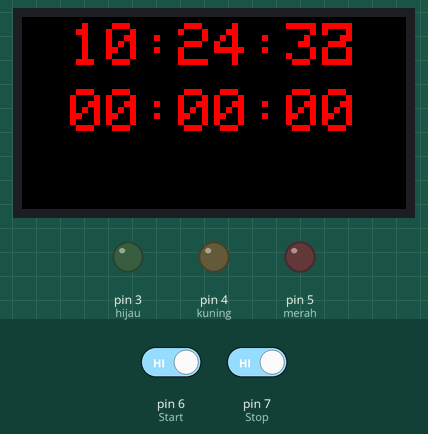
Simulated run of this sketch. Board: Arduino Mega 2560, built with avr-gcc and run on an emulated ATmega2560. On the bench: 64×32 colour display, output pins drawn as LEDs (lit = HIGH). The inputs (shaded band) are chosen by the test bench; at power-on: pin 6 (Start) HIGH, pin 7 (Stop) HIGH. The local clock reads 2024-03-15 10:24:30 at power-on unless the sketch sets it; what the sketch prints to the serial monitor is not drawn.

Above: at 3.2 s.
3.3 s: pin 6 (Start) driven LOW and pin 7 (Stop) driven LOW
At 5.3 s:
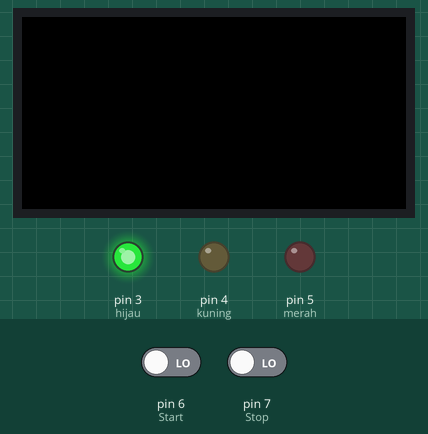
7.4 s: pin 7 (Stop) driven HIGH
At 8.2 s:
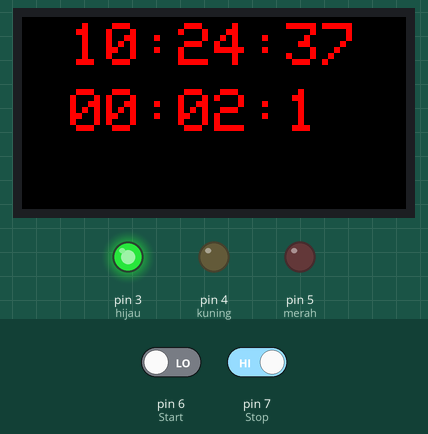
9.9 s: pin 7 (Stop) driven LOW
At 11.2 s:
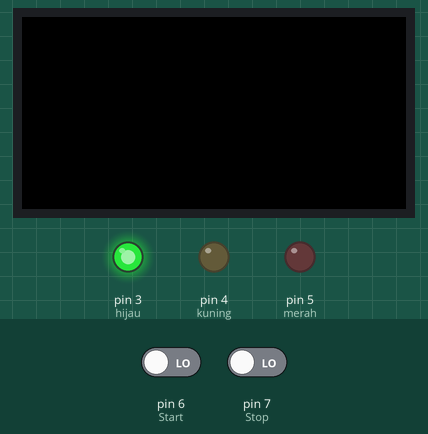
14.0 s: pin 7 (Stop) driven HIGH
At 14.8 s:
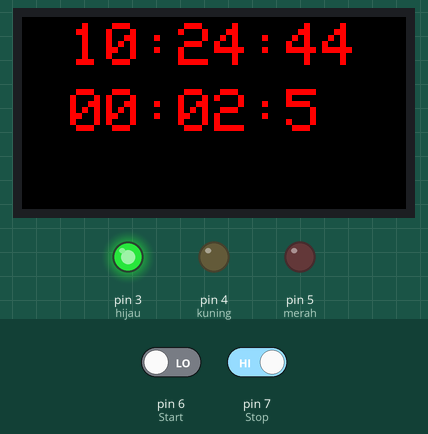
Timing chart, 0 to 17.0 s (numbered marks = the images above; inputs shaded):
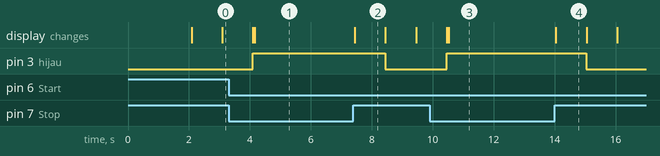

Measured:
- after the input at 3.3 s, pin 3 (hijau): LOW → HIGH after 0.80 s; the display: first differs from a run without the input after 0.86 s (image 1)
- after the input at 7.4 s, pin 3 (hijau): HIGH → LOW after 1.0 s; the display: changes at once (image 2)
- after the input at 9.9 s, pin 3 (hijau): LOW → HIGH after 0.56 s; the display: first differs from a run without the input after 0.62 s (image 3)
- after the input at 14.0 s, pin 3 (hijau): HIGH → LOW after 1.0 s; the display: changes at once (image 4)
- what the display in image 2 shows lasts 1.0 s, from 7.4 s to 8.4 s

The sketch:

jobdt.ino
```cpp
#include <SPI.h>
#include <Ethernet.h>
#include <RGBmatrixPanel.h>
#include "RTClib.h"
RTC_DS3231 rtc;
//kondisi Button saat diTekan:
//1. Button Start = ketika Standby dia HIGH(1)  dan  ketika  ditekan dia LOW(0)
//2. Button StOP = ketika Standby dia LOW(0)  dan  ketika  ditekan dia HIGH(1)
//setCursor(Baris,Kolom);

byte mac[] = { 0xDE, 0xAD, 0xBE, 0xEF, 0xFE, 0xED }; //MAC Address
String DataDuration;
String DataRemarks;
unsigned long byteCount = 0;
bool printWebData = true;  // set to false for better speed measurement
char server[] = "192.168.1.10";
IPAddress ip(192,168,1,20); //arduino IP
EthernetClient client;

const int Start =6;
const int Stop =7;
const int hijau =3;
const int kuning =4;
const int merah =5;
#define CLK 11 // USE THIS ON ARDUINO MEGA
#define OE   9
#define LAT 10
#define A   A0
#define B   A1
#define C   A2
#define D   A3

int Ms = 00; // count hours
int S = 00; // count seconds
int M = 00; // count minutes
String getS;
String getM;
String getMs;
String jam,menit,detik;
int mulai=0;
int berhenti=0;

RGBmatrixPanel matrix(A, B, C, D, CLK, LAT, OE, false,64);


void setup() {
  Serial.begin(9600);
//  Ethernet.begin(mac, ip);
//  Serial.print("Local IP: ");
//  Serial.println(Ethernet.localIP());
  pinMode(Start, INPUT_PULLUP);
  pinMode(Stop, INPUT_PULLUP);
  pinMode(merah, OUTPUT);
  pinMode(kuning, OUTPUT);
  pinMode(hijau, OUTPUT);
  matrix.begin();
  matrix.fillScreen(0); //to refresh
  matrix.setTextColor(matrix.Color333(7,0,0));
  matrix.setCursor(8,12);
  matrix.print("00");
  matrix.print(":");
  matrix.print("00");
  matrix.print(":");
  matrix.print("00");
  if (! rtc.begin()) {
    Serial.println("Couldn't find RTC");
    Serial.flush();
    abort();
  }

  if (rtc.lostPower()) {
    Serial.println("RTC lost power, let's set the time!");
    }
  delay(2000);
}


void loop() {
Jam();
if (digitalRead(Start) == LOW) {
    mulai=1;
    berhenti=0;
  }

if (digitalRead(Stop) == HIGH) {
    mulai=0;
    berhenti=1;
  }

//cek apakah tombol sudah ditekan ?
if ((mulai == 1) && (berhenti == 0)) {
  Stopwatch();
  }
else if ((mulai == 0) && (berhenti == 1)) {
  matrix.setCursor(2,0);
  matrix.setTextColor(matrix.Color333(7,0,0));
  //matrix.print("Kirim Data");
  //SendtoDB();
  delay(1000);
  Ms=00;
  M=00;
  S=00;
  berhenti=0;
  mulai=0;
  digitalWrite(hijau,LOW);
  digitalWrite(kuning,LOW);
  digitalWrite(merah,LOW);
 }

}


void Stopwatch(){
  //------------------------------CHANGE TIME---------------------------------
    digitalWrite(hijau,HIGH);
    Ms++;
    delay(10);
    matrix.fillScreen(0); //to refresh
    matrix.setTextColor(matrix.Color333(7,0,0));
    if (Ms>25) //if miliseconds are up,
    {
      S++; // to addup minute by one
      Ms=0; // reset second section to 0
    }

    if (S>59) //if seconds are up,
    {
      M++; // to addup minute by one
      S=0; // reset second section to 0
    }

    if (M>59) //if minutes are up,
    {
      M=0; //reset minute to 59
    }
    //----------------------------DISPLAY TIME-----------------------------
    matrix.setCursor(8,12);
    matrix.setTextColor(matrix.Color333(7,0,0));
       if (M <10 && M>=0){
      digitalWrite(hijau,HIGH);
      digitalWrite(kuning,LOW);
      digitalWrite(merah,LOW);
      //LAMPU HIJAU
    } else if (M <15 && M>=10){
      digitalWrite(hijau,LOW);
      digitalWrite(kuning,HIGH);
      digitalWrite(merah,LOW);
      //LAMPU HIJAU
    }
     else if (M <59 && M>=16){
      digitalWrite(hijau,LOW);
      digitalWrite(kuning,LOW);
      digitalWrite(merah,HIGH);
      //LAMPU ORANGE
    }
//else if ( S <59 && S>=16){
//      //LAMPU MERAH
//      digitalWrite(hijau,HIGH);
//      digitalWrite(kuning,LOW);
//      digitalWrite(merah,HIGH);
//    }

//    if (H < 10){
//      matrix.print("0"); //Extra space is to ensure colons are in the same spot when theres only 1 digit
//      matrix.print(H);
//      getH ="0" + String(H);
//    } else {
//      matrix.print(H);
//      getH =H;
//    }
//
//    matrix.print(":");

    if (M < 10){
      matrix.print("0"); //Extra space is to ensure colons are in the same spot when theres only 1 digit
      matrix.print(M);
      getM ="0" + String(M);
    } else {
      matrix.print(M);
      getM =M;
    }

    matrix.print(":");

    if (S < 10){
      matrix.print("0"); //Extra space is to ensure colons are in the same spot when theres only 1 digit
      matrix.print(S);
      Serial.print("0"); //Extra space is to ensure colons are in the same spot when theres only 1 digit
      Serial.println(S);
      getS ="0" + String(S);
    } else {
      matrix.print(S);
      Serial.println(S);
      getS =S;
    }

    matrix.print(":");
    matrix.print(Ms);
    Serial.println(Ms);
    getMs =Ms;

    DataDuration =getM+":"+getS+":"+getMs;

}
void Jam(){
  DateTime now = rtc.now();
  jam = now.hour();
  menit =now.minute();
  detik = now.second();
  matrix.setCursor(8,1);
  matrix.setTextColor(matrix.Color333(7,0,0));
  matrix.print(jam);
  matrix.print(":");
  matrix.print(menit);
  matrix.print(":");
  matrix.print(detik);
}
void SendtoDB(){
  if (client.connect(server, 80)) {
    Serial.println("");
    Serial.println("connected");
    // Make a HTTP request:
    Serial.print("GET /JOBDURATION/control.php?dataDuration=");
    Serial.print(DataDuration);
    Serial.println("");

    client.print("GET /JOBDURATION/control.php?dataDuration=");     //YOUR URL
    client.print(DataDuration);
    client.print(" ");      //SPACE BEFORE HTTP/1.1
    client.print("HTTP/1.1");
    client.println();
    client.println("Host: 192.168.1.20");
    client.println("Connection: close");
    client.println();
  } else {
    // if you didn't get a connection to the server:
    Serial.println("connection failed");
  }
}
```
